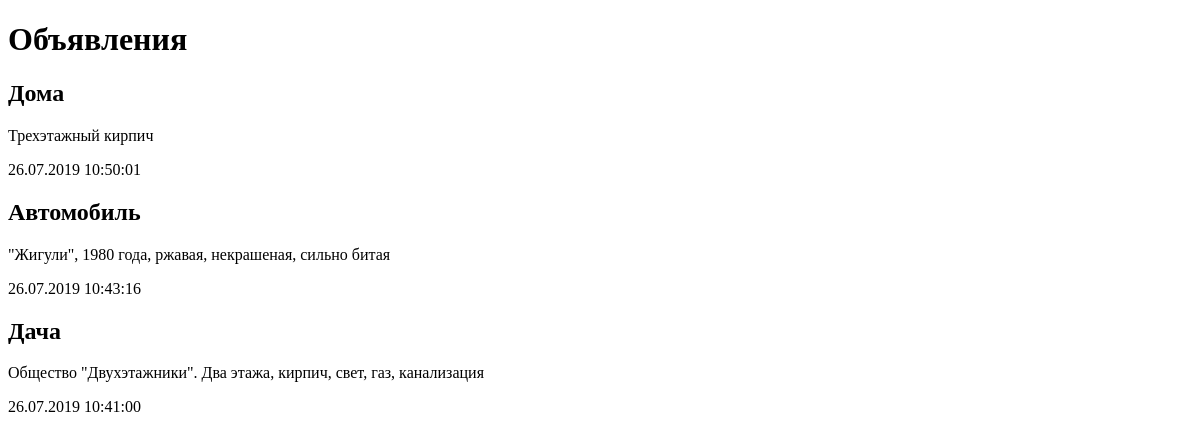
The page /bboard/ on the database as committed earlier.
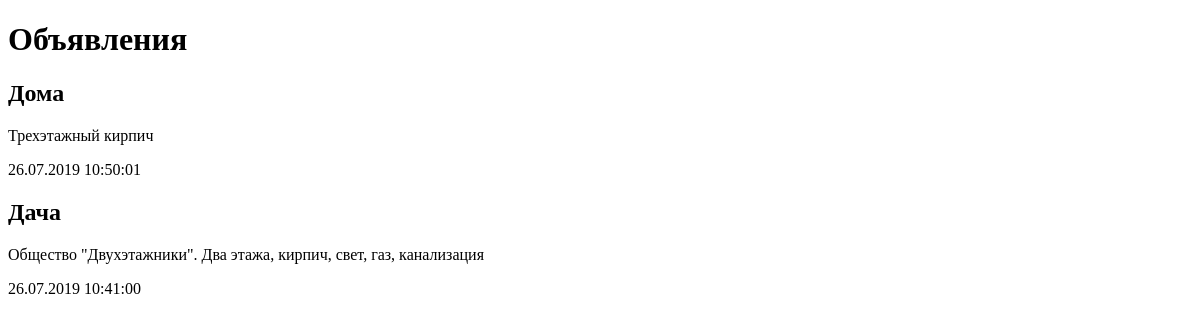
The same page on the database as committed later.
### bboard/models.py (models this page shows)
class Bb(models.Model):
    title = models.CharField(max_length=50, verbose_name='Товар')
    content = models.TextField(null=True, blank=True, verbose_name='Описание')
    price = models.FloatField(null=True, blank=True, verbose_name='Цена')
    published = models.DateTimeField(auto_now_add=True, db_index=True, verbose_name='Опубликовано')
    class Meta:
        verbose_name_plural = 'Объявления'
        verbose_name = 'Объявление'
        ordering = ['-published']

### bboard/views.py (the view)
# urls.py: path('', index),
def index(request):
    bbs = Bb.objects.all()
    return render(request, 'bboard/index.html', {'bbs': bbs})

### bboard/templates/bboard/index.html (shortened to what this page needs)
<!DOCTYPE html>
<html lang="en">
<head>
</head>
<body>
    <h1>Объявления</h1>
    {% for bb in bbs %}
    <div>
        <h2>{{ bb.title }}</h2>
        <p>{{ bb.content }}</p>
        <p>{{ bb.published|date:"d.m.Y H:i:s" }}</p>
    </div>
    {% endfor %}
</body>
</html>

Rows that differ between the two databases and show on the page:
removed Bb: title "Автомобиль", content "\"Жигули\", 1980 года, ржавая, некрашеная, сильно битая", published "26.07.2019 10:43:16"
